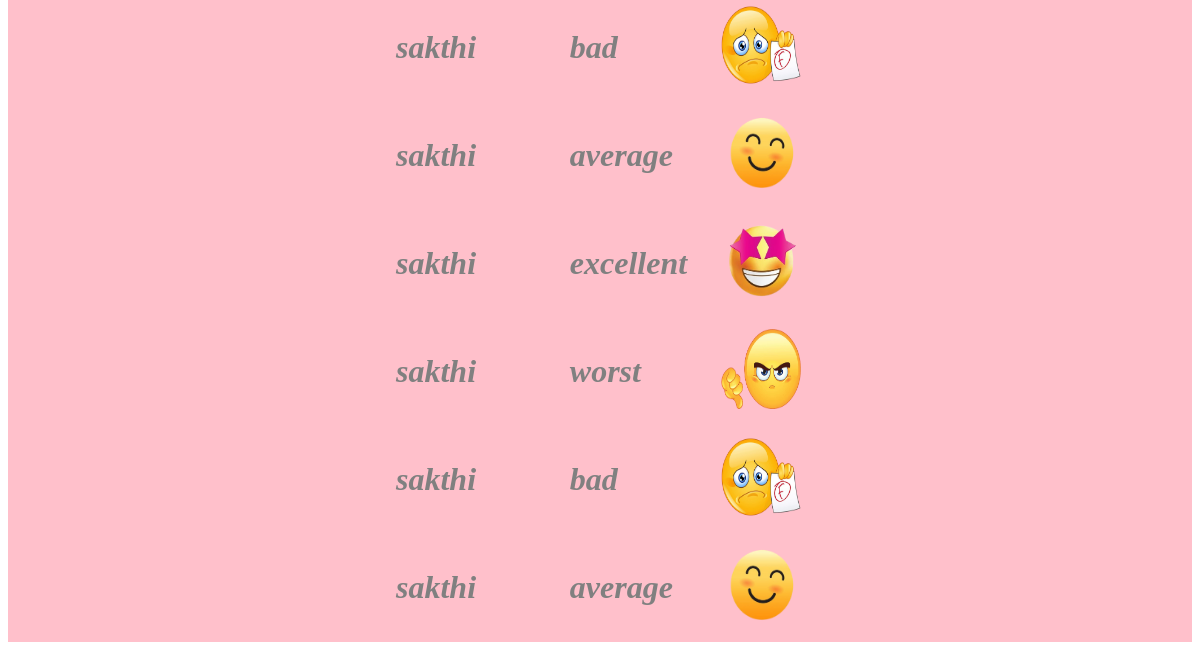
Page /feedbackdb (lower part) on the earlier database version.
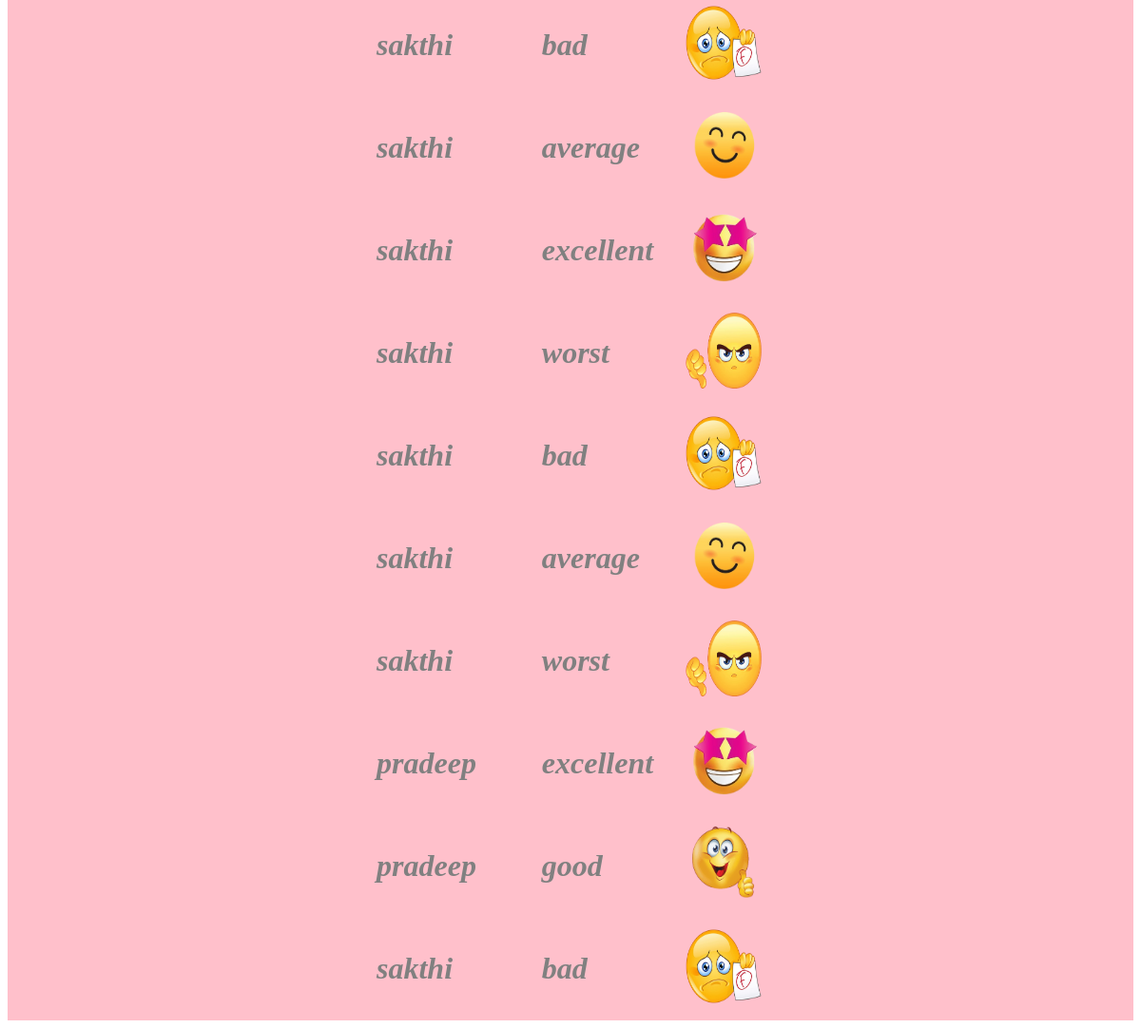
Same page on the later database version.
### tables this page shows
CREATE TABLE "feedback" (
	"username"	TEXT NOT NULL,
	"feedback"	TEXT NOT NULL,
	"emoji"	TEXT NOT NULL
);

### app.py (the view)
@app.route("/feedbackdb")
def feedbackDb():
    conn=sql.connect("flames.db")
    cur=conn.cursor()
    cur.execute("select * from feedback")
    data=cur.fetchall()
    l=[]
    for i in data:
        dic={"username":i[0],"feedback":i[1],"emoji":i[2]}
        l.append(dic)
    return render_template("feedbackdb.html",data=l)

### templates/feedbackdb.html (shortened to what this page needs)
<!DOCTYPE html>
<html>
    <head>
        <link rel="stylesheet" href="/static/feedbackdb.css">
    </head>
    <body>
        <div class="flex">
            <table>
                {%for i in data%}
                <tr>
                    <td><h1 class="text">{{i.username}}</h1></td>
                    <td><h1 class="text">{{i.feedback}}</h1></td>
                    <td><img class="img" src={{i.emoji}}></td>
                </tr>
                {%endfor%}
            </table>
        </div>
    </body>
</html>

### static/feedbackdb.css (style rules this page uses)
.flex { display: flex; flex-direction:column; justify-content:center; align-items:center; height:100%; width:100%; background-color: pink; }
.text { margin:20px; color:gray; font-style: italic; }
.img { height:80px; width:80px; margin:10px; }

Differences in the rows shown:
added feedback: username "sakthi", feedback "worst", emoji (picture)
added feedback: username "pradeep", feedback "excellent", emoji (picture)
added feedback: username "pradeep", feedback "good", emoji (picture)
added feedback: username "sakthi", feedback "bad", emoji (picture)
